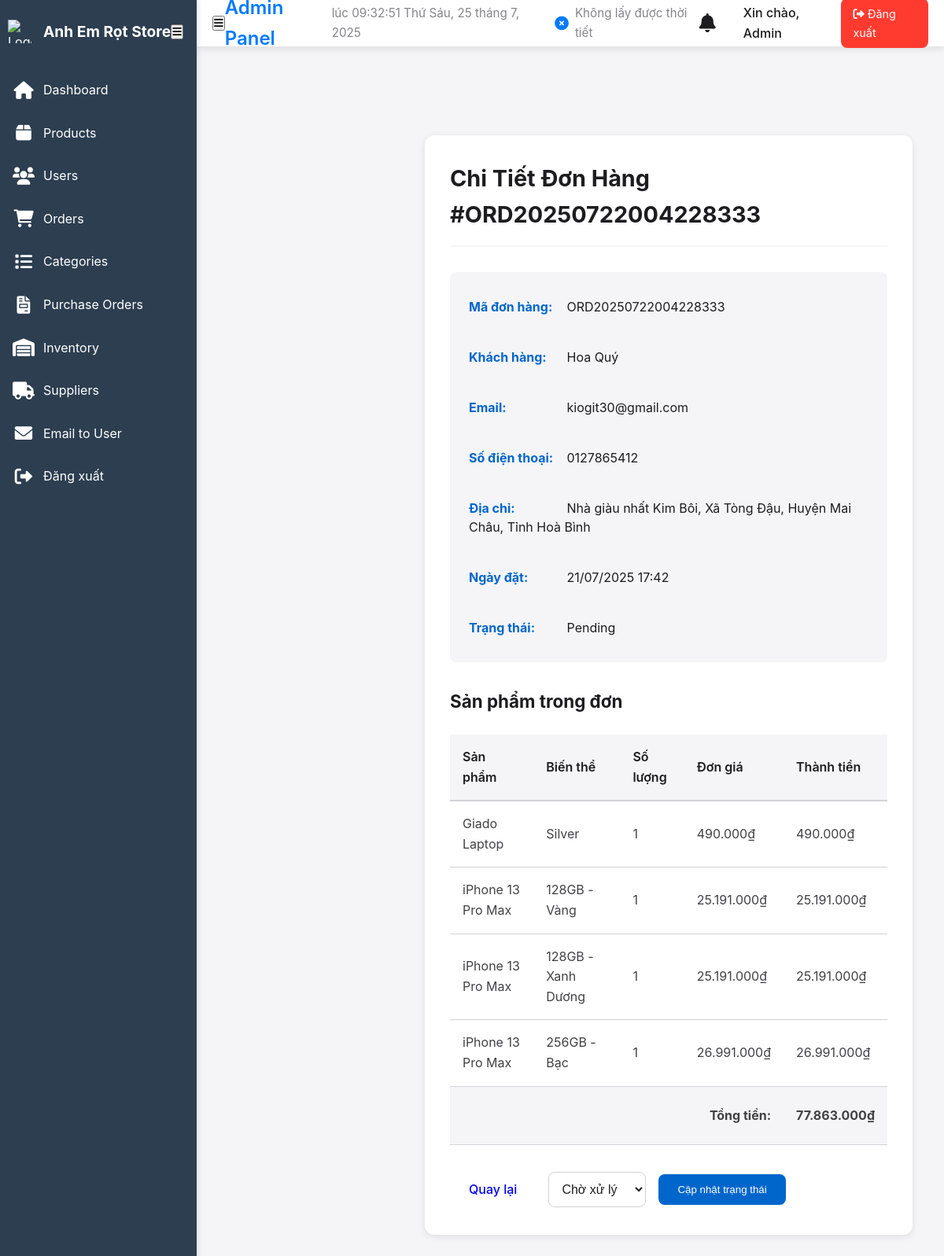
The page /admin/view_order.php?id=8 (signed in) on the database its author committed.
### tables this page shows
CREATE TABLE `orders` (
  `id` int(11) NOT NULL,
  `order_code` varchar(50) NOT NULL,
  `user_id` int(11) NOT NULL,
  `order_date` timestamp NULL DEFAULT current_timestamp(),
  `total_amount` decimal(10,2) NOT NULL,
  `status` enum('Pending','Processing','Shipped','Delivered','Cancelled') DEFAULT 'Pending',
  `shipping_address` varchar(255) DEFAULT NULL,
  `full_name` varchar(100) NOT NULL,
  `email` varchar(100) NOT NULL,
  `phone_number` varchar(20) DEFAULT NULL,
  `notes` text DEFAULT NULL,
  `payment_method` enum('cod','bank','momo') NOT NULL
);

CREATE TABLE `user_detail` (
  `id` int(11) NOT NULL,
  `user_id` int(11) NOT NULL,
  `first_name` varchar(100) DEFAULT NULL,
  `last_name` varchar(100) DEFAULT NULL,
  `avatar` varchar(255) DEFAULT NULL,
  `address` varchar(255) DEFAULT NULL,
  `phone_number` varchar(20) DEFAULT NULL,
  `gender` varchar(10) DEFAULT NULL,
  `date_of_birth` date DEFAULT NULL
);

CREATE TABLE `users` (
  `id` int(11) NOT NULL,
  `password` varchar(255) NOT NULL COMMENT 'Hashed password',
  `email` varchar(255) NOT NULL,
  `role` varchar(50) DEFAULT 'customer',
  `verify_token` varchar(64) DEFAULT NULL,
  `verify_token_expires_at` datetime DEFAULT NULL,
  `created_at` timestamp NULL DEFAULT current_timestamp(),
  `last_login` timestamp NULL DEFAULT NULL,
  `is_verified` tinyint(1) NOT NULL DEFAULT 0,
  `is_updated` tinyint(1) DEFAULT 0
);

CREATE TABLE `order_items` (
  `id` int(11) NOT NULL,
  `order_id` int(11) NOT NULL,
  `variant_id` int(11) NOT NULL,
  `quantity` int(11) NOT NULL,
  `price` decimal(10,2) NOT NULL
);

CREATE TABLE `products` (
  `id` int(11) NOT NULL,
  `product_name` varchar(150) NOT NULL,
  `price` decimal(10,2) NOT NULL,
  `description` text DEFAULT NULL,
  `product_image` varchar(255) DEFAULT NULL,
  `category_id` int(11) DEFAULT NULL,
  `supplier_id` int(11) DEFAULT NULL,
  `created_at` timestamp NULL DEFAULT current_timestamp(),
  `product_code` varchar(100) DEFAULT NULL,
  `updated_at` timestamp NULL DEFAULT current_timestamp() ON UPDATE current_timestamp(),
  `status` tinyint(1) DEFAULT 1
);

### admin/view_order.php (the view, shortened to what this page needs)
<?php
require_once '../config/db.php';
$order_id = intval($_GET['id']);
$order = null;
$order_items = [];
$stmt = $conn->prepare("SELECT o.*, u.email, ud.first_name, ud.last_name
                       FROM orders o
                       JOIN users u ON o.user_id = u.id
                       JOIN user_detail ud ON u.id = ud.user_id
                       WHERE o.id = ?");
$stmt->bind_param("i", $order_id);
$stmt->execute();
$result = $stmt->get_result();
if ($result->num_rows > 0) {
    $order = $result->fetch_assoc();
}
if ($order) {
    $stmt = $conn->prepare("SELECT oi.*, p.product_name, pv.variant_code,
                           GROUP_CONCAT(DISTINCT vav_storage.value) as storage,
                           GROUP_CONCAT(DISTINCT vav_color.value) as color
                           FROM order_items oi
                           JOIN product_variants pv ON oi.variant_id = pv.id
                           JOIN products p ON pv.product_id = p.id
                           LEFT JOIN product_variant_attribute_links pval_storage ON pval_storage.variant_id = pv.id
                           LEFT JOIN variant_attribute_values vav_storage ON vav_storage.id = pval_storage.attribute_value_id
                               AND vav_storage.attribute_id = 2
                           LEFT JOIN product_variant_attribute_links pval_color ON pval_color.variant_id = pv.id
                           LEFT JOIN variant_attribute_values vav_color ON vav_color.id = pval_color.attribute_value_id
                               AND vav_color.attribute_id = 1
                           WHERE oi.order_id = ?
                           GROUP BY oi.id");
    $stmt->bind_param("i", $order_id);
    $stmt->execute();
    $order_items = $stmt->get_result()->fetch_all(MYSQLI_ASSOC);
}
?>
<!DOCTYPE html>
<html lang="vi">
<head>
    <link rel="stylesheet" href="../css/admin.css">
</head>
<body>
    <?php include 'admin_header.php'; ?>
    <main class="admin-container">
        <?php if ($order): ?>
            <div class="order-details">
                <h1>Chi Tiết Đơn Hàng #<?= htmlspecialchars($order['order_code']) ?></h1>
                <div class="order-info">
                    <p><strong>Mã đơn hàng:</strong> <?= htmlspecialchars($order['order_code']) ?></p>
                    <p><strong>Khách hàng:</strong>
                        <?= htmlspecialchars($order['first_name'] . ' ' . $order['last_name']) ?></p>
                    <p><strong>Email:</strong> <?= htmlspecialchars($order['email']) ?></p>
                    <p><strong>Số điện thoại:</strong> <?= htmlspecialchars($order['phone_number']) ?></p>
                    <p><strong>Địa chỉ:</strong> <?= htmlspecialchars($order['shipping_address']) ?></p>
                    <p><strong>Ngày đặt:</strong> <?= date('d/m/Y H:i', strtotime($order['order_date'])) ?></p>
                    <p><strong>Trạng thái:</strong> <?= htmlspecialchars($order['status']) ?></p>
                </div>
                <div class="order-items">
                    <h2>Sản phẩm trong đơn</h2>
                    <table>
                        <thead>
                            <tr>
                                <th>Sản phẩm</th>
                                <th>Biến thể</th>
                                <th>Số lượng</th>
                                <th>Đơn giá</th>
                                <th>Thành tiền</th>
                            </tr>
                        </thead>
                        <tbody>
                            <?php foreach ($order_items as $item): ?>
                                <tr>
                                    <td><?= htmlspecialchars($item['product_name']) ?></td>
                                    <td>
                                        <?php
                                        $variant_info = [];
                                        if (!empty($item['storage']))
                                            $variant_info[] = $item['storage'];
                                        if (!empty($item['color']))
                                            $variant_info[] = $item['color'];
                                        echo htmlspecialchars(implode(' - ', $variant_info));
                                        ?>
                                    </td>
                                    <td><?= htmlspecialchars($item['quantity']) ?></td>
                                    <td><?= number_format($item['price'], 0, ',', '.') ?>₫</td>
                                    <td><?= number_format($item['price'] * $item['quantity'], 0, ',', '.') ?>₫</td>
                                </tr>
                            <?php endforeach; ?>
                        </tbody>
                        <tfoot>
                            <tr>
                                <td colspan="4" class="text-right"><strong>Tổng tiền:</strong></td>
                                <td><strong><?= number_format($order['total_amount'], 0, ',', '.') ?>₫</strong></td>
                            </tr>
                        </tfoot>
                    </table>
                </div>
                <div class="order-actions">
                    <a href="manage_orders.php" class="btn">Quay lại</a>
                    <?php if ($order['status'] !== 'Delivered'): ?>
                        <form method="POST" action="update_order_status.php" class="inline-form">
                            <select name="status">
                                <option value="Pending" <?= $order['status'] == 'Pending' ? 'selected' : '' ?>>Chờ xử lý</option>
                            </select>
                            <button type="submit" class="btn btn-primary">Cập nhật trạng thái</button>
                        </form>
                    <?php endif; ?>
                </div>
            </div>
        <?php endif; ?>
    </main>
</body>
</html>

### css/admin.css (style rules this page uses)
:root { --primary-color: #007AFF; --secondary-color: #5856D6; --success-color: #34C759; --warning-color: #FF9500; --error-color: #FF3B30; --text-primary: #1D1D1F; --text-secondary: #86868B; --bg-primary: #F5F5F7; --bg-secondary: #FFFFFF; --border-color: #E5E5E7; --shadow-light: 0 2px 10px rgba(0, 0, 0, 0.1); --shadow-medium: 0 4px 20px rgba(0, 0, 0, 0.15); --border-radius: 12px; --transition: all 0.3s cubic-bezier(0.4, 0, 0.2, 1); --dark-primary-color: #0A84FF; --dark-secondary-color: #6C63FF; --dark-success-color: #30D158; --dark-warning-color: #FFD60A; --dark-error-color: #FF453A; --dark-text-primary: #FFFFFF; --dark-text-secondary: #AEAEB2; --dark-bg-primary: #1C1C1E; --dark-bg-secondary: #2C2C2E; --dark-border-color: #3A3A3C; --dark-shadow-light: 0 2px 10px rgba(0, 0, 0, 0.3); --dark-shadow-medium: 0 4px 20px rgba(0, 0, 0, 0.4); --sidebar-bg: #2c3e50; --sidebar-link-hover: #34495e; --primary-color-dark: #0056b3; --table-stripe-color: #f9f9f9; --hover-bg: #e2e6ea; --sidebar-width: 250px; --sidebar-collapsed-width: 60px; }
* { margin: 0; padding: 0; box-sizing: border-box; }
body { font-family: -apple-system, BlinkMacSystemFont, 'Segoe UI', Roboto, Oxygen, Ubuntu, Cantarell, sans-serif; background: var(--bg-primary); color: var(--text-primary); line-height: 1.6; display: flex; }
.admin-container { padding: 20px; margin-left: var(--sidebar-width); transition: margin-left 0.3s ease; min-height: calc(100vh - 60px); flex-grow: 1; padding-top: 70px; }
.btn-primary { background: var(--primary-color); color: var(--text-primary); padding: 10px 15px; border: none; border-radius: var(--border-radius); cursor: pointer; transition: background 0.3s ease; }

### admin/view_order.php (style rules this page uses)
.order-details { background: #fff; border-radius: 12px; box-shadow: 0 2px 8px rgba(0, 0, 0, 0.1); padding: 2rem; margin: 2rem 0; }
.order-details h1 { color: #1d1d1f; font-size: 1.8rem; margin-bottom: 2rem; padding-bottom: 1rem; border-bottom: 2px solid #f5f5f7; }
.order-info { display: grid; grid-template-columns: repeat(auto-fit, minmax(300px, 1fr)); gap: 1.5rem; margin-bottom: 2rem; background: #f5f5f7; padding: 1.5rem; border-radius: 8px; }
.order-info p { margin: 0.5rem 0; color: #1d1d1f; line-height: 1.5; }
.order-info strong { color: #0066cc; display: inline-block; min-width: 120px; }
.order-items { margin-top: 2rem; }
.order-items h2 { color: #1d1d1f; font-size: 1.4rem; margin-bottom: 1.5rem; }
.order-items table { width: 100%; border-collapse: collapse; margin-bottom: 2rem; }
.order-items th { background: #f5f5f7; padding: 1rem; text-align: left; font-weight: 600; color: #1d1d1f; border-bottom: 2px solid #d2d2d7; }
.order-items td { padding: 1rem; border-bottom: 1px solid #d2d2d7; color: #424245; }
.order-items tfoot td { padding: 1.5rem 1rem; background: #f5f5f7; font-weight: 600; }
.order-items .text-right { text-align: right; }
.order-actions { margin-top: 2rem; display: flex; gap: 1rem; align-items: center; }
.btn { padding: 0.75rem 1.5rem; border-radius: 8px; font-weight: 500; text-decoration: none; cursor: pointer; transition: all 0.2s ease; }
.btn-primary { background: #0066cc; color: #fff; border: none; }
.inline-form { display: flex; gap: 1rem; align-items: center; }
.inline-form select { padding: 0.75rem; border: 1px solid #d2d2d7; border-radius: 8px; font-size: 1rem; color: #1d1d1f; background: #fff; cursor: pointer; }

### rows shown on the page
orders: order_code "ORD20250722004228333", user_detail.first_name+last_name "Hoa Quý", user.email "kiogit30@gmail.com", phone_number "0127865412", shipping_address "Nhà giàu nhất Kim Bôi, Xã Tòng Đậu, Huyện Mai Châu, Tỉnh Hoà Bình", order_date "21/07/2025 17:42", status "Pending", total_amount "77.863.000", status "Chờ xử lý"
order_items: products.product_name "Giado Laptop", variant_info "Silver", quantity "1", price "490.000", $item['price'] * $item['quantity'] "490.000"
order_items: products.product_name "iPhone 13 Pro Max", variant_info "128GB - Vàng", quantity "1", price "25.191.000", $item['price'] * $item['quantity'] "25.191.000"
order_items: products.product_name "iPhone 13 Pro Max", variant_info "128GB - Xanh Dương", quantity "1", price "25.191.000", $item['price'] * $item['quantity'] "25.191.000"
order_items: products.product_name "iPhone 13 Pro Max", variant_info "256GB - Bạc", quantity "1", price "26.991.000", $item['price'] * $item['quantity'] "26.991.000"

### other values the page prints
$_SESSION['username'] "Admin"
